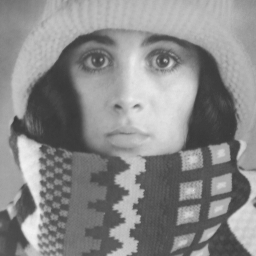
%> input picture TP_2/trui.png, 256 x 256 px
$ octave Q7.m   (GNU Octave 9; MATLAB toolbox functions it lacks are replaced by stand-ins)
%> lines starting %> are read from the running program, lines starting %| are printed output that depends on the picture
% Charger l'image 'trui' if png doesnt work use .tif
trui = imread('trui.png');
%> trui is the input picture: size 256x256 uint8; min 56, max 241, mean 137.7

% Calculer la transformée de Fourier
TF_trui = fft2(double(trui));

% Calculer l'image module et l'image argument
module_trui = abs(TF_trui);
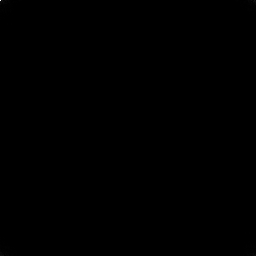
%> module_trui: size 256x256 double; min 3, max 9023332, mean 2614.8; drawn with min black and max white
argument_trui = angle(TF_trui);
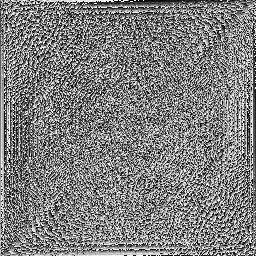
%> argument_trui: size 256x256 double; min -3.14, max 3.14, mean -3.47e-18; drawn with min black and max white

% Afficher l'image originale
figure;
imshow(trui);
title('Image Originale (Trui)');

% Afficher l'image module (avec ajout d'une petite constante)
figure;
imshow(log(1 + module_trui), []);
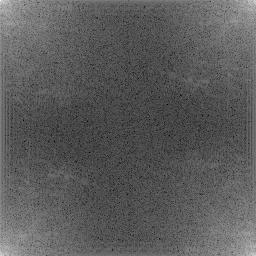
%> displayed picture: size 256x256, on the screen's scale of 0 to 255; min 0, max 255, mean 91.5
title('Module de TF (Trui)');

% Afficher l'image argument
figure;
imshow(argument_trui, []);
title('Argument de TF (Trui)');

$ run again, with TP_2/cameraman.jpg saved as TP_2/trui.png
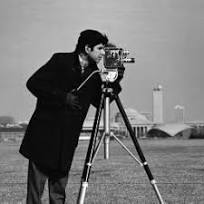
%> input picture TP_2/cameraman.jpg, 204 x 204 px
%> trui is the input picture: size 204x204x3 uint8; min 0, max 255, mean 119.1
%> `argument_trui = angle(TF_trui);`:
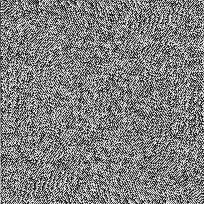
%> argument_trui: size 204x204x3 double; min -3.14, max 3.14, mean -1.02e-18; drawn with min black and max white
%> `imshow(log(1 + module_trui), []);`:
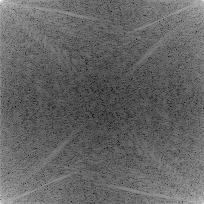
%> displayed picture: size 204x204x3, on the screen's scale of 0 to 255; min 0, max 255, mean 100.8

$ run again, with TP_2/image.jpg saved as TP_2/trui.png
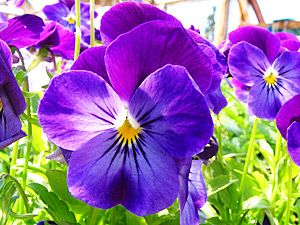
%> input picture TP_2/image.jpg, 300 x 225 px
%> trui is the input picture: size 225x300x3 uint8; mean R, G, B 148.6, 108.4, 162.4
%> `argument_trui = angle(TF_trui);`:
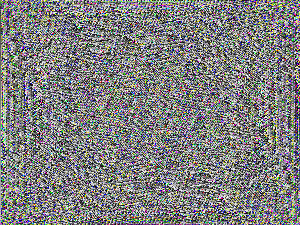
%> argument_trui: size 225x300x3 double; mean R, G, B 2.66e-18, 4.65e-05, 4.77e-18; drawn with min black and max white
%> `imshow(log(1 + module_trui), []);`:
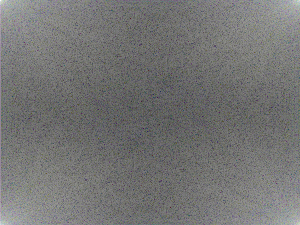
%> displayed picture: size 225x300x3, on the screen's scale of 0 to 255; mean R, G, B 116.3, 116.6, 115.7
